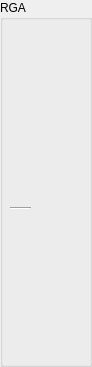
<?xml version="1.0" encoding="UTF-8"?>
<ui version="4.0">
 <class>RgaLed</class>
 <widget class="QGroupBox" name="RgaLed">
  <property name="geometry">
   <rect>
    <x>0</x>
    <y>0</y>
    <width>92</width>
    <height>367</height>
   </rect>
  </property>
  <property name="windowTitle">
   <string>GroupBox</string>
  </property>
  <property name="title">
   <string>RGA</string>
  </property>
  <widget class="QESimpleShape" name="ARMOD">
   <property name="geometry">
    <rect>
     <x>10</x>
     <y>220</y>
     <width>16</width>
     <height>16</height>
    </rect>
   </property>
   <property name="focusPolicy">
    <enum>Qt::NoFocus</enum>
   </property>
   <property name="contextMenuPolicy">
    <enum>Qt::CustomContextMenu</enum>
   </property>
   <property name="shape">
    <enum>QSimpleShape::ellipse</enum>
   </property>
   <property name="colour0" stdset="0">
    <color>
     <red>200</red>
     <green>200</green>
     <blue>200</blue>
    </color>
   </property>
   <property name="colour1" stdset="0">
    <color>
     <red>0</red>
     <green>255</green>
     <blue>0</blue>
    </color>
   </property>
   <property name="colour2" stdset="0">
    <color>
     <red>255</red>
     <green>0</green>
     <blue>0</blue>
    </color>
   </property>
   <property name="colour3" stdset="0">
    <color>
     <red>0</red>
     <green>255</green>
     <blue>0</blue>
    </color>
   </property>
   <property name="variable" stdset="0">
    <string/>
   </property>
   <property name="variableSubstitutions" stdset="0">
    <string/>
   </property>
   <property name="displayAlarmStateOption" stdset="0">
    <enum>QESimpleShape::Never</enum>
   </property>
  </widget>
  <widget class="QESimpleShape" name="STOP_1">
   <property name="geometry">
    <rect>
     <x>10</x>
     <y>20</y>
     <width>16</width>
     <height>16</height>
    </rect>
   </property>
   <property name="focusPolicy">
    <enum>Qt::NoFocus</enum>
   </property>
   <property name="contextMenuPolicy">
    <enum>Qt::CustomContextMenu</enum>
   </property>
   <property name="shape">
    <enum>QSimpleShape::ellipse</enum>
   </property>
   <property name="colour0" stdset="0">
    <color>
     <red>255</red>
     <green>255</green>
     <blue>0</blue>
    </color>
   </property>
   <property name="colour1" stdset="0">
    <color>
     <red>255</red>
     <green>0</green>
     <blue>0</blue>
    </color>
   </property>
   <property name="variable" stdset="0">
    <string>$(RGA1):HEADSTA</string>
   </property>
   <property name="variableSubstitutions" stdset="0">
    <string/>
   </property>
   <property name="displayAlarmStateOption" stdset="0">
    <enum>QESimpleShape::Never</enum>
   </property>
  </widget>
  <widget class="QELabel" name="ANATO">
   <property name="geometry">
    <rect>
     <x>10</x>
     <y>290</y>
     <width>31</width>
     <height>21</height>
    </rect>
   </property>
   <property name="variable" stdset="0">
    <string>GRGA:ANAT</string>
   </property>
  </widget>
  <widget class="QELabel" name="TIMER">
   <property name="geometry">
    <rect>
     <x>10</x>
     <y>330</y>
     <width>31</width>
     <height>21</height>
    </rect>
   </property>
   <property name="variable" stdset="0">
    <string>GRGA:ANAT</string>
   </property>
  </widget>
  <widget class="QESimpleShape" name="ANA200_1">
   <property name="geometry">
    <rect>
     <x>10</x>
     <y>140</y>
     <width>16</width>
     <height>16</height>
    </rect>
   </property>
   <property name="shape">
    <enum>QSimpleShape::ellipse</enum>
   </property>
   <property name="colour7" stdset="0">
    <color>
     <red>200</red>
     <green>200</green>
     <blue>200</blue>
    </color>
   </property>
   <property name="colour8" stdset="0">
    <color>
     <red>0</red>
     <green>200</green>
     <blue>0</blue>
    </color>
   </property>
   <property name="variable" stdset="0">
    <string>$(RGA1):HEADSTA</string>
   </property>
   <property name="displayAlarmStateOption" stdset="0">
    <enum>QESimpleShape::Never</enum>
   </property>
  </widget>
  <widget class="QESimpleShape" name="BAR50_1">
   <property name="geometry">
    <rect>
     <x>10</x>
     <y>60</y>
     <width>16</width>
     <height>16</height>
    </rect>
   </property>
   <property name="shape">
    <enum>QSimpleShape::ellipse</enum>
   </property>
   <property name="colour3" stdset="0">
    <color>
     <red>200</red>
     <green>200</green>
     <blue>200</blue>
    </color>
   </property>
   <property name="colour4" stdset="0">
    <color>
     <red>200</red>
     <green>200</green>
     <blue>200</blue>
    </color>
   </property>
   <property name="colour5" stdset="0">
    <color>
     <red>0</red>
     <green>200</green>
     <blue>0</blue>
    </color>
   </property>
   <property name="flash0" stdset="0">
    <bool>false</bool>
   </property>
   <property name="flash1" stdset="0">
    <bool>false</bool>
   </property>
   <property name="variable" stdset="0">
    <string>$(RGA1):HEADSTA</string>
   </property>
   <property name="displayAlarmStateOption" stdset="0">
    <enum>QESimpleShape::Never</enum>
   </property>
  </widget>
  <widget class="QELabel" name="ARCSTA">
   <property name="geometry">
    <rect>
     <x>10</x>
     <y>250</y>
     <width>60</width>
     <height>16</height>
    </rect>
   </property>
   <property name="variable" stdset="0">
    <string/>
   </property>
  </widget>
  <widget class="QESimpleShape" name="BAR200_1">
   <property name="geometry">
    <rect>
     <x>10</x>
     <y>100</y>
     <width>16</width>
     <height>16</height>
    </rect>
   </property>
   <property name="shape">
    <enum>QSimpleShape::ellipse</enum>
   </property>
   <property name="colour7" stdset="0">
    <color>
     <red>0</red>
     <green>200</green>
     <blue>0</blue>
    </color>
   </property>
   <property name="variable" stdset="0">
    <string>$(RGA1):HEADSTA</string>
   </property>
   <property name="visible" stdset="0">
    <bool>true</bool>
   </property>
   <property name="displayAlarmStateOption" stdset="0">
    <enum>QESimpleShape::Never</enum>
   </property>
  </widget>
  <widget class="QESimpleShape" name="BAR100_1">
   <property name="geometry">
    <rect>
     <x>10</x>
     <y>80</y>
     <width>16</width>
     <height>16</height>
    </rect>
   </property>
   <property name="shape">
    <enum>QSimpleShape::ellipse</enum>
   </property>
   <property name="colour6" stdset="0">
    <color>
     <red>0</red>
     <green>200</green>
     <blue>0</blue>
    </color>
   </property>
   <property name="variable" stdset="0">
    <string>$(RGA1):HEADSTA</string>
   </property>
   <property name="displayAlarmStateOption" stdset="0">
    <enum>QESimpleShape::Never</enum>
   </property>
  </widget>
  <widget class="Line" name="line_2">
   <property name="geometry">
    <rect>
     <x>10</x>
     <y>200</y>
     <width>21</width>
     <height>16</height>
    </rect>
   </property>
   <property name="orientation">
    <enum>Qt::Horizontal</enum>
   </property>
  </widget>
  <widget class="QESimpleShape" name="SS_1">
   <property name="geometry">
    <rect>
     <x>10</x>
     <y>170</y>
     <width>16</width>
     <height>16</height>
    </rect>
   </property>
   <property name="shape">
    <enum>QSimpleShape::ellipse</enum>
   </property>
   <property name="colour0" stdset="0">
    <color>
     <red>0</red>
     <green>200</green>
     <blue>0</blue>
    </color>
   </property>
   <property name="colour1" stdset="0">
    <color>
     <red>200</red>
     <green>200</green>
     <blue>200</blue>
    </color>
   </property>
   <property name="flash0" stdset="0">
    <bool>false</bool>
   </property>
   <property name="variable" stdset="0">
    <string>$(RGA1):SCAN</string>
   </property>
   <property name="displayAlarmStateOption" stdset="0">
    <enum>QESimpleShape::Never</enum>
   </property>
  </widget>
 </widget>
 <customwidgets>
  <customwidget>
   <class>QELabel</class>
   <extends>QLabel</extends>
   <header>QELabel.h</header>
  </customwidget>
  <customwidget>
   <class>QESimpleShape</class>
   <extends>QSimpleShape</extends>
   <header>QESimpleShape.h</header>
  </customwidget>
  <customwidget>
   <class>QSimpleShape</class>
   <extends>QWidget</extends>
   <header>QSimpleShape.h</header>
  </customwidget>
 </customwidgets>
 <resources/>
 <connections/>
</ui>
